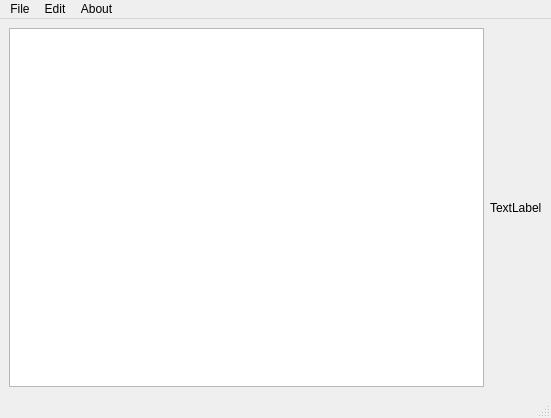
<?xml version="1.0" encoding="UTF-8"?>
<ui version="4.0">
 <class>MainWindow</class>
 <widget class="QMainWindow" name="MainWindow">
  <property name="geometry">
   <rect>
    <x>0</x>
    <y>0</y>
    <width>551</width>
    <height>418</height>
   </rect>
  </property>
  <property name="windowTitle">
   <string>MainWindow</string>
  </property>
  <widget class="QWidget" name="centralwidget">
   <layout class="QHBoxLayout" name="horizontalLayout_2">
    <item>
     <widget class="QTextEdit" name="textEdit">
      <property name="lineWrapMode">
       <enum>QTextEdit::NoWrap</enum>
      </property>
     </widget>
    </item>
    <item>
     <widget class="QLabel" name="label_index">
      <property name="text">
       <string>TextLabel</string>
      </property>
     </widget>
    </item>
   </layout>
  </widget>
  <widget class="QMenuBar" name="menubar">
   <property name="geometry">
    <rect>
     <x>0</x>
     <y>0</y>
     <width>551</width>
     <height>23</height>
    </rect>
   </property>
   <widget class="QMenu" name="menuFile">
    <property name="title">
     <string>File</string>
    </property>
    <addaction name="actionNew"/>
    <addaction name="actionOpen"/>
    <addaction name="separator"/>
    <addaction name="actionSave"/>
    <addaction name="actionSave_as"/>
   </widget>
   <widget class="QMenu" name="menuEdit">
    <property name="title">
     <string>Edit</string>
    </property>
    <addaction name="actionCut"/>
    <addaction name="actionCopy"/>
    <addaction name="actionPaste"/>
    <addaction name="separator"/>
    <addaction name="actionRedo"/>
    <addaction name="actionUndo"/>
    <addaction name="separator"/>
    <addaction name="actionSelect_All"/>
   </widget>
   <widget class="QMenu" name="menuAbout">
    <property name="title">
     <string>About</string>
    </property>
    <addaction name="actionAbout_Notepad"/>
   </widget>
   <addaction name="menuFile"/>
   <addaction name="menuEdit"/>
   <addaction name="menuAbout"/>
  </widget>
  <widget class="QStatusBar" name="statusbar"/>
  <action name="actionNew">
   <property name="text">
    <string>New</string>
   </property>
  </action>
  <action name="actionOpen">
   <property name="text">
    <string>Open</string>
   </property>
  </action>
  <action name="actionSave">
   <property name="text">
    <string>Save</string>
   </property>
  </action>
  <action name="actionSave_as">
   <property name="text">
    <string>Save as</string>
   </property>
  </action>
  <action name="actionCut">
   <property name="text">
    <string>Cut</string>
   </property>
  </action>
  <action name="actionCopy">
   <property name="text">
    <string>Copy</string>
   </property>
  </action>
  <action name="actionPaste">
   <property name="text">
    <string>Paste</string>
   </property>
  </action>
  <action name="actionRedo">
   <property name="text">
    <string>Redo</string>
   </property>
  </action>
  <action name="actionUndo">
   <property name="text">
    <string>Undo</string>
   </property>
  </action>
  <action name="actionAbout_Notepad">
   <property name="text">
    <string>About Notepad</string>
   </property>
  </action>
  <action name="actionSelect_All">
   <property name="text">
    <string>Select All</string>
   </property>
  </action>
 </widget>
 <resources/>
 <connections/>
</ui>
